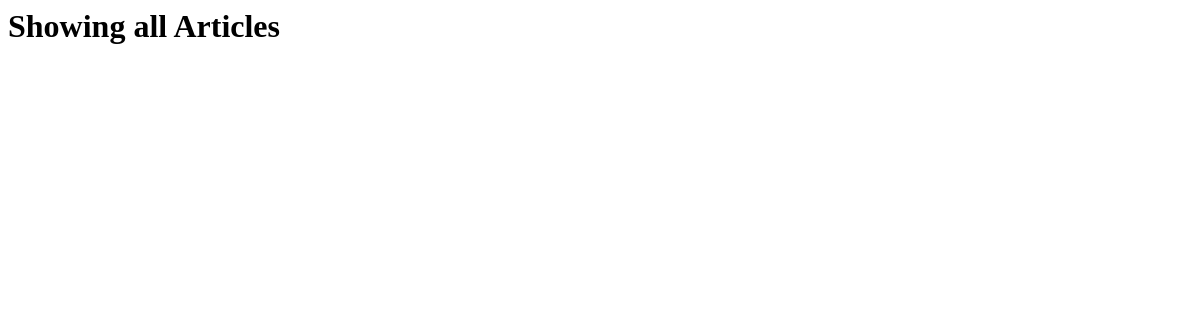
The page /blog/ on the database as committed earlier.
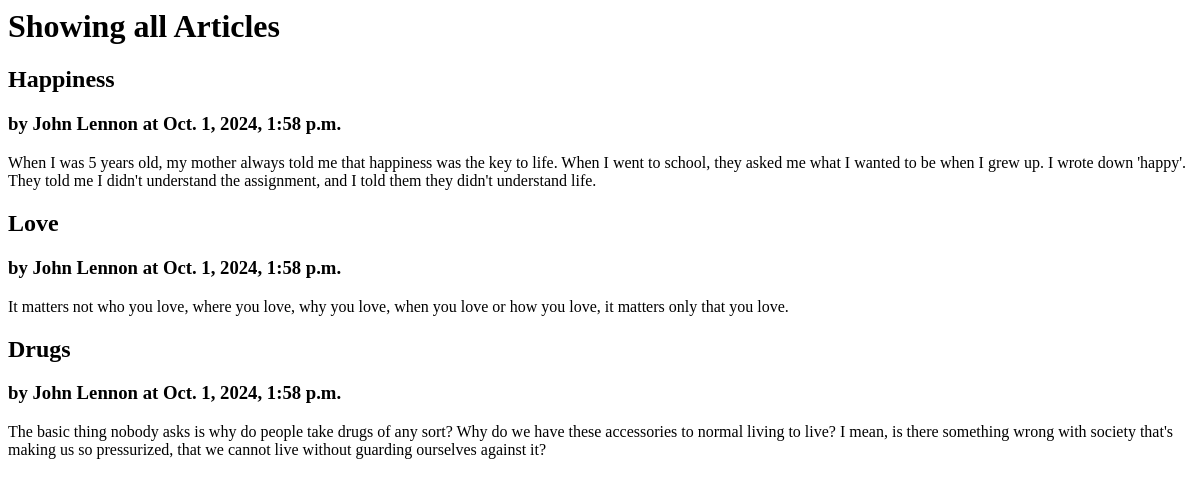
The same page on the database as committed later.
### blog/models.py (models this page shows)
class Article(models.Model):
    title = models.TextField(blank=False)
    author = models.TextField(blank=False)
    text = models.TextField(blank=False)
    published = models.DateTimeField(auto_now=True)
    def __str__(self):
        return f'{self.title} by {self.author}'

### blog/views.py (the view)
# urls.py: path('', ShowAllView.as_view(), name='show_all'), # generic class-based view
class ShowAllView(ListView):
    model = Article # retrieve objects of type Article from the database
    template_name = 'blog/show_all.html'
    context_object_name = 'articles' # how to find the data in the template file

### blog/templates/blog/show_all.html (shortened to what this page needs)
<h1>Showing all Articles</h1>
<div>
    {% for a in articles %}
    <div>
        <h2>{{a.title}}</h2>
        <h3>by {{a.author}} at {{a.published}}</h3>
        <p>
        {{a.text}}
        </p>
    </div>
    {% endfor %}

Rows that differ between the two databases and show on the page:
added Article: title "Happiness", author "John Lennon", published "Oct. 1, 2024, 1:58 p.m.", text "When I was 5 years old, my mother always told me that happiness was the key to life. When I went to school, they asked me what I wanted to be when I grew up. I wrote down 'happy'. They told me I didn't understand the assignment, and I told them they didn't understand life."
added Article: title "Love", author "John Lennon", published "Oct. 1, 2024, 1:58 p.m.", text "It matters not who you love, where you love, why you love, when you love or how you love, it matters only that you love."
added Article: title "Drugs", author "John Lennon", published "Oct. 1, 2024, 1:58 p.m.", text "The basic thing nobody asks is why do people take drugs of any sort? Why do we have these accessories to normal living to live? I mean, is there something wrong with society that's making us so pressurized, that we cannot live without guarding ourselves against it?"
